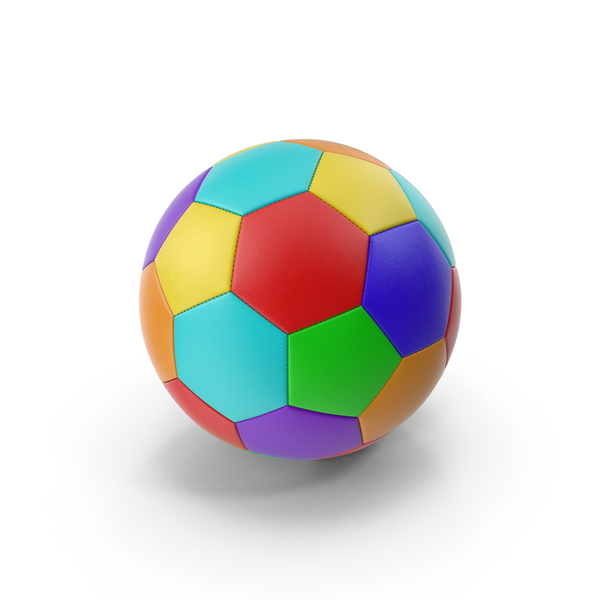
#> input picture Learn PYTHON_Python OGREN/11_Yapay Zeka Artificial Intelligence/opencv_projects/images/top1.jpg, 600 x 600 px
$ python 'opencv_63 resim piramitleri.py'
#> lines starting #> are read from the running program, lines starting #| are printed output that depends on the picture
# pyrUp
import cv2
import numpy as np
r1 = cv2.imread("images/top1.jpg")
#> r1 is the input picture: shape (600, 600, 3); mean B, G, R 218.2, 221.7, 221.5

for a in range(5):
    r1 = cv2.pyrDown(r1)
    cv2.imshow("Boyutlandırma", r1)
    cv2.waitKey(1000)
#> this loop made 5 passes
#> pass 2, `r1 = cv2.pyrDown(r1)`:
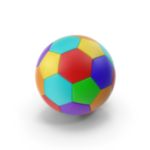
#> r1: shape (150, 150, 3); mean B, G, R 218.2, 221.7, 221.5
#> pass 3, `r1 = cv2.pyrDown(r1)`:
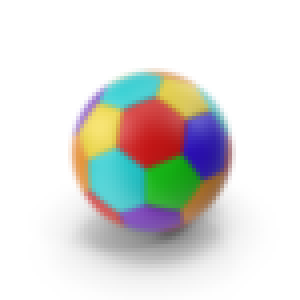
#> r1: shape (75, 75, 3) (shown 4 times larger); mean B, G, R 218.2, 221.7, 221.5

for a in range(5):
    r1 = cv2.pyrUp(r1)
    cv2.imshow("Boyutlandırma", r1)
    cv2.waitKey(1000)
#> this loop made 5 passes
#> pass 1, `r1 = cv2.pyrUp(r1)`:
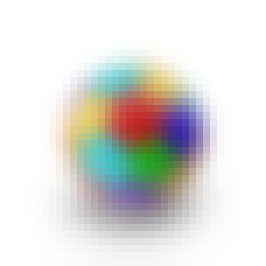
#> r1: shape (38, 38, 3) (shown 7 times larger); mean B, G, R 219.2, 222.6, 222.4
#> pass 3, `r1 = cv2.pyrUp(r1)`:
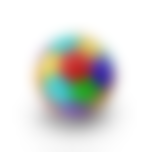
#> r1: shape (152, 152, 3); mean B, G, R 219.2, 222.6, 222.5

cv2.waitKey(0)
cv2.destroyAllWindows()

$ run again, with Learn PYTHON_Python OGREN/11_Yapay Zeka Artificial Intelligence/opencv_projects/images/top2.jpg copied over Learn PYTHON_Python OGREN/11_Yapay Zeka Artificial Intelligence/opencv_projects/images/top1.jpg
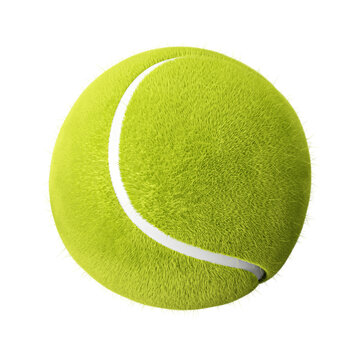
#> input picture Learn PYTHON_Python OGREN/11_Yapay Zeka Artificial Intelligence/opencv_projects/images/top2.jpg, 360 x 360 px
#> r1 is the input picture: shape (360, 360, 3); mean B, G, R 167.9, 225.1, 219
#> the loop `for a in range(5):` made 5 passes
#> pass 1, `r1 = cv2.pyrDown(r1)`:
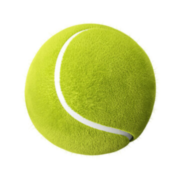
#> r1: shape (180, 180, 3); mean B, G, R 167.9, 225.1, 219
#> the loop `for a in range(5):` made 5 passes
#> pass 2, `r1 = cv2.pyrUp(r1)`:
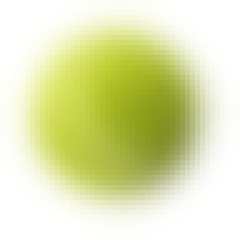
#> r1: shape (48, 48, 3) (shown 5 times larger); mean B, G, R 178.4, 228.8, 223.5
